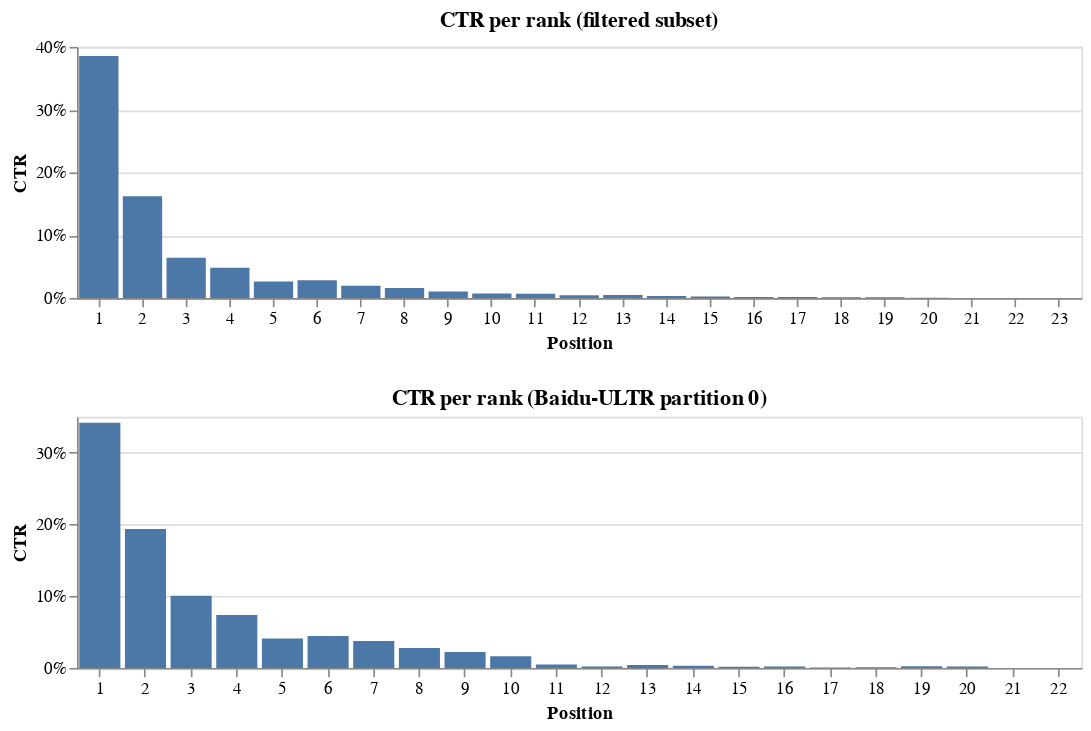

Notebook code for this chart:
### Code cell
source = click_df.groupby(['position'])['click'].mean().reset_index()
source2 = sample_df.groupby(['position'])['click'].mean().reset_index()

alt.Chart(source, title="CTR per rank (filtered subset)",  width=600, height=150).mark_bar().encode(
    x=alt.X("position:O", title="Position").axis(labelAngle=0),
    y=alt.Y("click", title="CTR").axis(format="%"),
    tooltip=list(source.columns),
) & alt.Chart(source2, title="CTR per rank (Baidu-ULTR partition 0)",  width=600, height=150).mark_bar().encode(
    x=alt.X("position:O", title="Position").axis(labelAngle=0),
    y=alt.Y("click", title="CTR").axis(format="%"),
    tooltip=list(source.columns),
)

### Figure 1 — Vega-Lite specification as saved in the notebook (floating-point values rounded to 4 significant figures)
{"config": {"view": {"continuousWidth": 300, "continuousHeight": 300}}, "vconcat": [{"data": {"name": "data-b0662de2fa89042c8edff5d01acf26dc"}, "mark": {"type": "bar"}, "encoding": {"tooltip": [{"field": "position", "type": "quantitative"}, {"field": "click", "type": "quantitative"}], "x": {"axis": {"labelAngle": 0}, "field": "position", "title": "Position", "type": "ordinal"}, "y": {"axis": {"format": "%"}, "field": "click", "title": "CTR", "type": "quantitative"}}, "height": 150, "title": "CTR per rank (filtered subset)", "width": 600}, {"data": {"name": "data-09e21383cf286ba65671ef7558bd47c0"}, "mark": {"type": "bar"}, "encoding": {"tooltip": [{"field": "position", "type": "quantitative"}, {"field": "click", "type": "quantitative"}], "x": {"axis": {"labelAngle": 0}, "field": "position", "title": "Position", "type": "ordinal"}, "y": {"axis": {"format": "%"}, "field": "click", "title": "CTR", "type": "quantitative"}}, "height": 150, "title": "CTR per rank (Baidu-ULTR partition 0)", "width": 600}], "$schema": "https://vega.github.io/schema/vega-lite/v5.16.3.json", "datasets": {"data-b0662de2fa89042c8edff5d01acf26dc": [{"position": 1, "click": 0.3856}, {"position": 2, "click": 0.162}, {"position": 3, "click": 0.06409}, {"position": 4, "click": 0.04819}, {"position": 5, "click": 0.02612}, {"position": 6, "click": 0.02807}, {"position": 7, "click": 0.01939}, {"position": 8, "click": 0.01591}, {"position": 9, "click": 0.01036}, {"position": 10, "click": 0.00699}, {"position": 11, "click": 0.006666}, {"position": 12, "click": 0.004177}, {"position": 13, "click": 0.004878}, {"position": 14, "click": 0.003202}, {"position": 15, "click": 0.002289}, {"position": 16, "click": 0.00159}, {"position": 17, "click": 0.001499}, {"position": 18, "click": 0.001247}, {"position": 19, "click": 0.00127}, {"position": 20, "click": 0.0004014}, {"position": 21, "click": 0.0}, {"position": 22, "click": 0.0}, {"position": 23, "click": 0.0}], "data-09e21383cf286ba65671ef7558bd47c0": [{"position": 1, "click": 0.3419}, {"position": 2, "click": 0.1937}, {"position": 3, "click": 0.1006}, {"position": 4, "click": 0.07378}, {"position": 5, "click": 0.04102}, {"position": 6, "click": 0.04442}, {"position": 7, "click": 0.03745}, {"position": 8, "click": 0.02777}, {"position": 9, "click": 0.02234}, {"position": 10, "click": 0.01622}, {"position": 11, "click": 0.004673}, {"position": 12, "click": 0.001888}, {"position": 13, "click": 0.003911}, {"position": 14, "click": 0.003046}, {"position": 15, "click": 0.001675}, {"position": 16, "click": 0.001876}, {"position": 17, "click": 0.0006502}, {"position": 18, "click": 0.001104}, {"position": 19, "click": 0.002271}, {"position": 20, "click": 0.001821}, {"position": 21, "click": 0.0}, {"position": 22, "click": 0.0}]}}
